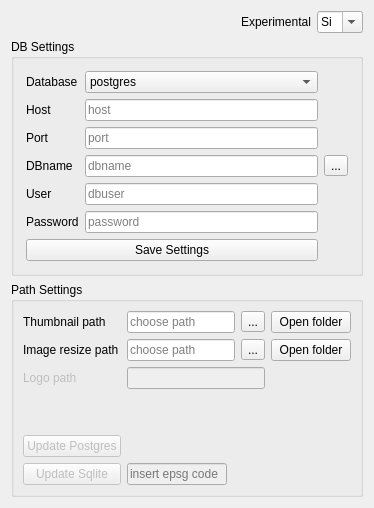
     <widget class="QWidget" name="tab">
      <property name="sizePolicy">
       <sizepolicy hsizetype="Preferred" vsizetype="Preferred">
        <horstretch>0</horstretch>
        <verstretch>0</verstretch>
       </sizepolicy>
      </property>
      <attribute name="title">
       <string>Connection settings</string>
      </attribute>
      <layout class="QGridLayout" name="gridLayout_11">
       <item row="0" column="1">
        <layout class="QHBoxLayout" name="horizontalLayout_2">
         <property name="sizeConstraint">
          <enum>QLayout::SetMaximumSize</enum>
         </property>
         <item>
          <spacer name="horizontalSpacer">
           <property name="orientation">
            <enum>Qt::Horizontal</enum>
           </property>
           <property name="sizeHint" stdset="0">
            <size>
             <width>40</width>
             <height>20</height>
            </size>
           </property>
          </spacer>
         </item>
         <item>
          <widget class="QLabel" name="label_26">
           <property name="text">
            <string>Experimental</string>
           </property>
          </widget>
         </item>
         <item>
          <widget class="QComboBox" name="comboBox_experimental">
           <property name="enabled">
            <bool>true</bool>
           </property>
           <property name="maximumSize">
            <size>
             <width>60</width>
             <height>16777215</height>
            </size>
           </property>
           <property name="mouseTracking">
            <bool>false</bool>
           </property>
           <property name="contextMenuPolicy">
            <enum>Qt::DefaultContextMenu</enum>
           </property>
           <property name="acceptDrops">
            <bool>false</bool>
           </property>
           <property name="editable">
            <bool>true</bool>
           </property>
           <property name="duplicatesEnabled">
            <bool>false</bool>
           </property>
           <property name="frame">
            <bool>true</bool>
           </property>
           <item>
            <property name="text">
             <string>Si</string>
            </property>
           </item>
           <item>
            <property name="text">
             <string>No</string>
            </property>
           </item>
          </widget>
         </item>
        </layout>
       </item>
       <item row="1" column="1">
        <widget class="QgsCollapsibleGroupBox" name="groupBox_3">
         <property name="title">
          <string>DB Settings</string>
         </property>
         <layout class="QGridLayout" name="gridLayout">
          <property name="leftMargin">
           <number>12</number>
          </property>
          <property name="topMargin">
           <number>12</number>
          </property>
          <property name="rightMargin">
           <number>12</number>
          </property>
          <property name="bottomMargin">
           <number>12</number>
          </property>
          <item row="4" column="1">
           <widget class="QLineEdit" name="lineEdit_DBname">
            <property name="maximumSize">
             <size>
              <width>700</width>
              <height>16777215</height>
             </size>
            </property>
            <property name="text">
             <string/>
            </property>
            <property name="placeholderText">
             <string>dbname</string>
            </property>
           </widget>
          </item>
          <item row="6" column="0">
           <widget class="QLabel" name="label_4">
            <property name="text">
             <string>User</string>
            </property>
           </widget>
          </item>
          <item row="6" column="1">
           <widget class="QLineEdit" name="lineEdit_User">
            <property name="inputMethodHints">
             <set>Qt::ImhNone</set>
            </property>
            <property name="text">
             <string/>
            </property>
            <property name="placeholderText">
             <string>dbuser</string>
            </property>
           </widget>
          </item>
          <item row="7" column="0">
           <widget class="QLabel" name="label_5">
            <property name="text">
             <string>Password</string>
            </property>
           </widget>
          </item>
          <item row="7" column="1">
           <widget class="QLineEdit" name="lineEdit_Password">
            <property name="inputMask">
             <string notr="true"/>
            </property>
            <property name="text">
             <string notr="true"/>
            </property>
            <property name="echoMode">
             <enum>QLineEdit::Password</enum>
            </property>
            <property name="placeholderText">
             <string>password</string>
            </property>
           </widget>
          </item>
          <item row="0" column="1">
           <widget class="QComboBox" name="comboBox_Database">
            <property name="enabled">
             <bool>true</bool>
            </property>
            <property name="mouseTracking">
             <bool>false</bool>
            </property>
            <property name="contextMenuPolicy">
             <enum>Qt::DefaultContextMenu</enum>
            </property>
            <property name="acceptDrops">
             <bool>false</bool>
            </property>
            <property name="editable">
             <bool>false</bool>
            </property>
            <property name="duplicatesEnabled">
             <bool>false</bool>
            </property>
            <property name="frame">
             <bool>true</bool>
            </property>
            <item>
             <property name="text">
              <string>postgres</string>
             </property>
            </item>
            <item>
             <property name="text">
              <string>sqlite</string>
             </property>
            </item>
           </widget>
          </item>
          <item row="1" column="0">
           <widget class="QLabel" name="label_2">
            <property name="text">
             <string>Host</string>
            </property>
           </widget>
          </item>
          <item row="2" column="1">
           <widget class="QLineEdit" name="lineEdit_Port">
            <property name="text">
             <string/>
            </property>
            <property name="placeholderText">
             <string>port</string>
            </property>
           </widget>
          </item>
          <item row="4" column="0">
           <widget class="QLabel" name="label_3">
            <property name="text">
             <string>DBname</string>
            </property>
           </widget>
          </item>
          <item row="2" column="0">
           <widget class="QLabel" name="label_7">
            <property name="text">
             <string>Port</string>
            </property>
           </widget>
          </item>
          <item row="0" column="0">
           <widget class="QLabel" name="label">
            <property name="text">
             <string>Database</string>
            </property>
           </widget>
          </item>
          <item row="8" column="0" colspan="2">
           <widget class="QPushButton" name="pushButton_save">
            <property name="focusPolicy">
             <enum>Qt::NoFocus</enum>
            </property>
            <property name="text">
             <string>Save Settings</string>
            </property>
            <property name="checkable">
             <bool>false</bool>
            </property>
            <property name="autoDefault">
             <bool>true</bool>
            </property>
           </widget>
          </item>
          <item row="1" column="1">
           <widget class="QLineEdit" name="lineEdit_Host">
            <property name="text">
             <string/>
            </property>
            <property name="placeholderText">
             <string>host</string>
            </property>
           </widget>
          </item>
          <item row="4" column="3">
           <widget class="QToolButton" name="toolButton_db">
            <property name="text">
             <string>...</string>
            </property>
           </widget>
          </item>
         </layout>
        </widget>
       </item>
       <item row="2" column="1">
        <widget class="QgsCollapsibleGroupBox" name="groupBox_4">
         <property name="title">
          <string>Path Settings</string>
         </property>
         <layout class="QGridLayout" name="gridLayout_10">
          <item row="0" column="2">
           <widget class="QToolButton" name="toolButton_thumbpath">
            <property name="text">
             <string>...</string>
            </property>
           </widget>
          </item>
          <item row="2" column="1" colspan="2">
           <widget class="QLineEdit" name="lineEdit_Logo_path">
            <property name="enabled">
             <bool>false</bool>
            </property>
            <property name="text">
             <string/>
            </property>
           </widget>
          </item>
          <item row="1" column="3">
           <widget class="QPushButton" name="pbnOpenresizeDirectory">
            <property name="text">
             <string>Open folder</string>
            </property>
           </widget>
          </item>
          <item row="2" column="0">
           <widget class="QLabel" name="label_16">
            <property name="enabled">
             <bool>false</bool>
            </property>
            <property name="text">
             <string>Logo path</string>
            </property>
           </widget>
          </item>
          <item row="1" column="1">
           <widget class="QLineEdit" name="lineEdit_Thumb_resize">
            <property name="whatsThis">
             <string>&lt;html&gt;&lt;head/&gt;&lt;body&gt;&lt;p&gt;path where you want save the image hight quality&lt;/p&gt;&lt;/body&gt;&lt;/html&gt;</string>
            </property>
            <property name="text">
             <string/>
            </property>
            <property name="placeholderText">
             <string>choose path</string>
            </property>
           </widget>
          </item>
          <item row="6" column="1">
           <widget class="QLineEdit" name="lineEdit_crs">
            <property name="enabled">
             <bool>false</bool>
            </property>
            <property name="maximumSize">
             <size>
              <width>100</width>
              <height>16777215</height>
             </size>
            </property>
            <property name="text">
             <string/>
            </property>
            <property name="placeholderText">
             <string>insert epsg code</string>
            </property>
           </widget>
          </item>
          <item row="1" column="2">
           <widget class="QToolButton" name="toolButton_resizepath">
            <property name="text">
             <string>...</string>
            </property>
           </widget>
          </item>
          <item row="0" column="0">
           <widget class="QLabel" name="label_10">
            <property name="text">
             <string>Thumbnail path</string>
            </property>
           </widget>
          </item>
          <item row="3" column="1">
           <spacer name="verticalSpacer_4">
            <property name="orientation">
             <enum>Qt::Vertical</enum>
            </property>
            <property name="sizeType">
             <enum>QSizePolicy::Expanding</enum>
            </property>
            <property name="sizeHint" stdset="0">
             <size>
              <width>20</width>
              <height>40</height>
             </size>
            </property>
           </spacer>
          </item>
          <item row="5" column="0">
           <widget class="QPushButton" name="pushButton_upd_postgres">
            <property name="enabled">
             <bool>false</bool>
            </property>
            <property name="maximumSize">
             <size>
              <width>150</width>
              <height>16777215</height>
             </size>
            </property>
            <property name="text">
             <string>Update Postgres</string>
            </property>
           </widget>
          </item>
          <item row="0" column="1">
           <widget class="QLineEdit" name="lineEdit_Thumb_path">
            <property name="whatsThis">
             <string>&lt;html&gt;&lt;head/&gt;&lt;body&gt;&lt;p&gt;path where you want save the thumbnails&lt;/p&gt;&lt;/body&gt;&lt;/html&gt;</string>
            </property>
            <property name="text">
             <string/>
            </property>
            <property name="placeholderText">
             <string>choose path</string>
            </property>
           </widget>
          </item>
          <item row="1" column="0">
           <widget class="QLabel" name="label_40">
            <property name="text">
             <string>Image resize path</string>
            </property>
           </widget>
          </item>
          <item row="6" column="0">
           <widget class="QPushButton" name="pushButton_upd_sqlite">
            <property name="enabled">
             <bool>false</bool>
            </property>
            <property name="sizePolicy">
             <sizepolicy hsizetype="Expanding" vsizetype="Fixed">
              <horstretch>0</horstretch>
              <verstretch>0</verstretch>
             </sizepolicy>
            </property>
            <property name="maximumSize">
             <size>
              <width>150</width>
              <height>16777215</height>
             </size>
            </property>
            <property name="text">
             <string>Update Sqlite</string>
            </property>
           </widget>
          </item>
          <item row="0" column="3">
           <widget class="QPushButton" name="pbnOpenthumbDirectory">
            <property name="text">
             <string>Open folder</string>
            </property>
           </widget>
          </item>
         </layout>
        </widget>
       </item>
      </layout>
     </widget>
